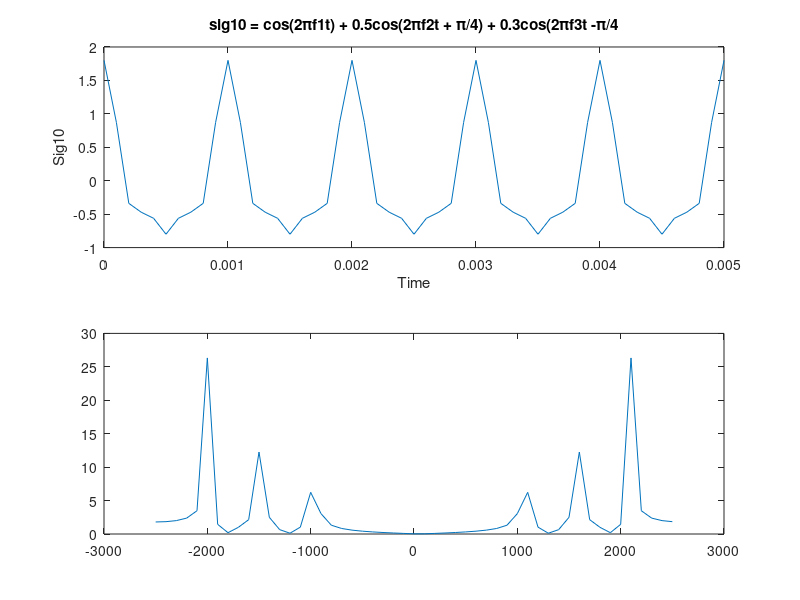

Write the MATLAB code that produced this figure.
t = 0:0.0001:0.005;
F1 = 1000;
F2 = 2000;
F3 = 3000;
A = cos(2*pi*F1*t) + (0.5*cos(2*pi*F2*t) + (pi/4)) + (0.3 * cos(2*pi*F3*t) -(pi/4));
subplot(2,1,1);
plot(t, A);
title('sig10 = cos(2\pif1t) + 0.5cos(2\pif2t + \pi/4) + 0.3cos(2\pif3t -\pi/4');
xlabel('Time');
ylabel('Sig10');
L = length(A);       
% spectrum analysis
sig10_w = abs(fft(A, L));
w = 2500*linspace(-1, 1, L);
subplot(2,1,2);
plot(w, sig10_w);